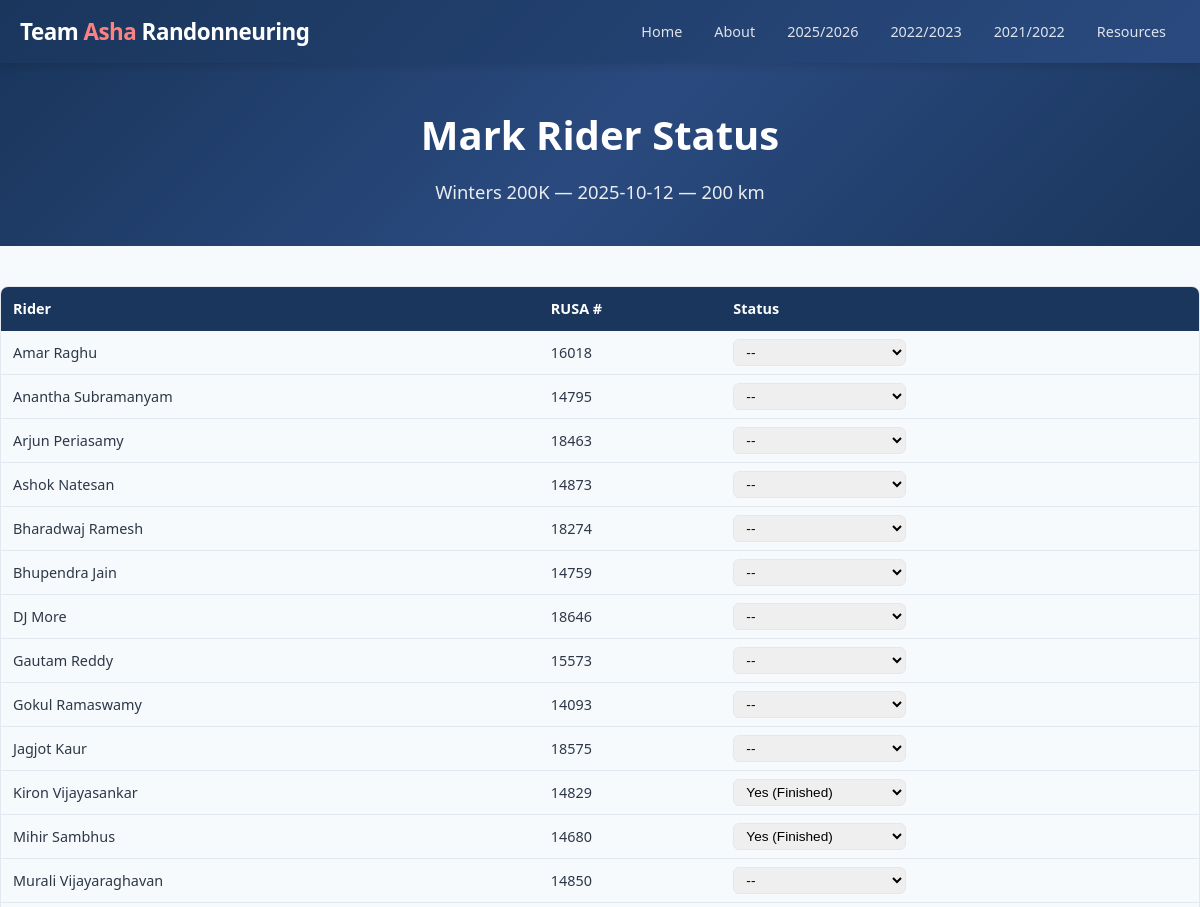
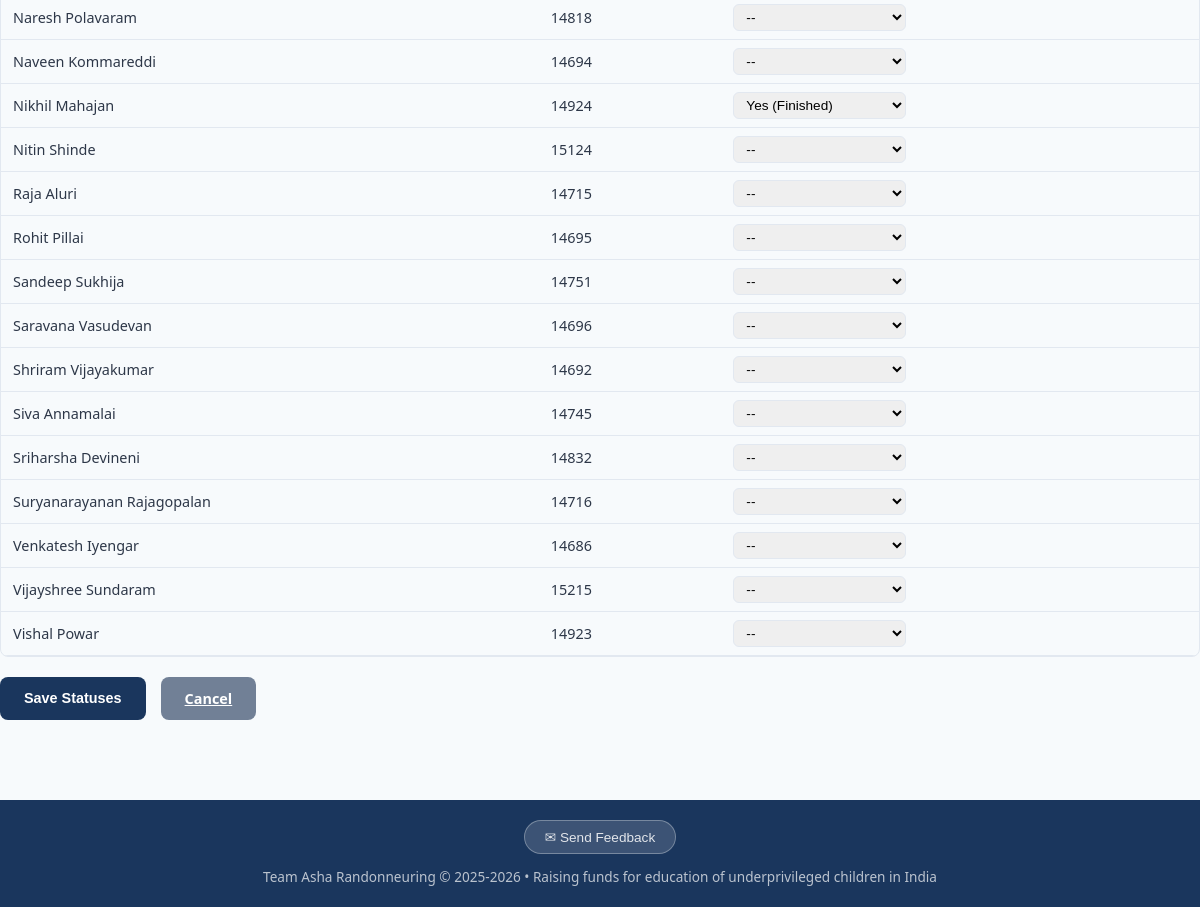
Page /admin/rides/1/status (signed in) on the committed database (2 pictures, top to bottom).
### tables this page shows
CREATE TABLE season (
        id INTEGER PRIMARY KEY AUTOINCREMENT,
        name TEXT UNIQUE NOT NULL,
        start_date DATE,
        end_date DATE,
        is_current BOOLEAN DEFAULT 0
    );

CREATE TABLE ride (
        id INTEGER PRIMARY KEY AUTOINCREMENT,
        season_id INTEGER NOT NULL REFERENCES season(id),
        club_id INTEGER REFERENCES club(id),
        name TEXT NOT NULL,
        ride_type TEXT,  -- 'ACP brevet', 'RUSA populaire', 'ACP flèche', 'permanent'
        date DATE NOT NULL,
        distance_km INTEGER NOT NULL,
        elevation_ft INTEGER,
        distance_miles REAL,
        ft_per_mile REAL,
        rwgps_url TEXT,
        rusa_event_id TEXT,
        is_team_ride BOOLEAN DEFAULT 1
    );

CREATE TABLE rider_profile (
        rider_id INTEGER PRIMARY KEY REFERENCES rider(id),
        photo_filename TEXT,
        bio TEXT,
        pbp_2023_registered BOOLEAN DEFAULT 0,
        pbp_2023_status TEXT  -- 'Yes', 'DNF', 'DNS', or NULL
    );

CREATE TABLE rider (
        id INTEGER PRIMARY KEY AUTOINCREMENT,
        rusa_id INTEGER UNIQUE NOT NULL,
        first_name TEXT NOT NULL,
        last_name TEXT NOT NULL
    );

### routes/admin.py (the view, shortened to what this page needs)
@admin_bp.route('/rides/<int:ride_id>/status', methods=['GET', 'POST'])
@login_required
def mark_status(ride_id):
    ride = get_ride_by_id(ride_id)
    if not ride:
        abort(404)
    current = get_current_season()
    riders = get_all_riders()
    matrix = get_participation_matrix(current['id']) if current else {}
    ride_statuses = {}
    for rider_id, rides in matrix.items():
        if ride_id in rides:
            ride_statuses[rider_id] = rides[ride_id]['status']
    return render_template('admin/mark_status.html',
                           ride=ride,
                           riders=riders,
                           ride_statuses=ride_statuses)

### app.py (called while the page is built)
def create_app():
    app = Flask(__name__)
    app.config.from_object(Config)
    db.init_app(app)
    from routes.main import main_bp
    from routes.riders import riders_bp
    from routes.signup import signup_bp
    from routes.admin import admin_bp
    app.register_blueprint(main_bp)
    app.register_blueprint(riders_bp)
    app.register_blueprint(signup_bp, url_prefix='/signup')
    app.register_blueprint(admin_bp, url_prefix='/admin')
    @app.template_filter('commafy')
    def commafy_filter(value):
        try:
            return f"{int(value):,}"
        except (ValueError, TypeError):
            return value
    @app.context_processor
    def inject_helpers():
        from models import get_all_seasons, get_current_season
        return dict(
            seasons=get_all_seasons(),
            current_season=get_current_season(),
        )
    return app

### auth.py (called while the page is built)
def login_required(f):
    @wraps(f)
    def decorated(*args, **kwargs):
        if not session.get('logged_in'):
            return redirect(url_for('admin.login', next=request.path))
        return f(*args, **kwargs)
    return decorated

### db.py (called while the page is built)
def get_db():
    if 'db' not in g:
        g.db = sqlite3.connect(current_app.config['DB_PATH'])
        g.db.row_factory = sqlite3.Row
        g.db.execute("PRAGMA foreign_keys = ON")
    return g.db

### models.py (called while the page is built)
def get_all_seasons():
    return get_db().execute("SELECT * FROM season ORDER BY start_date DESC").fetchall()

def get_current_season():
    return get_db().execute("SELECT * FROM season WHERE is_current = 1").fetchone()

def get_all_riders():
    return get_db().execute("""
        SELECT r.*, rp.photo_filename, rp.bio, rp.pbp_2023_registered, rp.pbp_2023_status
        FROM rider r LEFT JOIN rider_profile rp ON r.id = rp.rider_id
        ORDER BY r.first_name
    """).fetchall()

def get_ride_by_id(ride_id):
    return get_db().execute("""
        SELECT ri.*, c.code as club_code, c.name as club_name
        FROM ride ri LEFT JOIN club c ON ri.club_id = c.id
        WHERE ri.id = ?
    """, (ride_id,)).fetchone()

### templates/admin/mark_status.html (shortened to what this page needs)
{% extends "base.html" %}
{% block content %}
<div class="hero" style="padding:40px 20px;">
<h1>Mark Rider Status</h1>
<p>{{ ride.name }} &mdash; {{ ride.date }} &mdash; {{ ride.distance_km }} km</p>
</div>
<div class="container section">
<form method="post">
<div class="table-wrap">
<table>
<thead>
<tr>
<th>Rider</th>
<th>RUSA #</th>
<th>Status</th>
</tr>
</thead>
<tbody>
{% for r in riders %}
<tr>
<td>{{ r.first_name }} {{ r.last_name }}</td>
<td>{{ r.rusa_id }}</td>
<td>
<select name="status_{{ r.id }}" class="status-select">
<option value="">--</option>
<option value="Yes" {{ 'selected' if ride_statuses.get(r.id) == 'Yes' }}>Yes (Finished)</option>
</select>
</td>
</tr>
{% endfor %}
</tbody>
</table>
</div>
<div style="display:flex;gap:15px;margin-top:20px;">
<button type="submit" class="btn btn-primary">Save Statuses</button>
<a href="{{ url_for('admin.dashboard') }}" class="btn" style="background:var(--text-light);color:#fff;">Cancel</a>
</div>
</form>
</div>
{% endblock %}

### templates/base.html (shortened to what this page needs)
<!DOCTYPE html>
<html lang="en">
<head>
<link rel="stylesheet" href="{{ url_for('static', filename='style.css') }}">
</head>
<body>
<header>
<div class="header-inner">
<div class="logo"><a href="{{ url_for('main.index') }}">Team <span>Asha</span> Randonneuring</a></div>
<nav>
    <a href="{{ url_for('main.index') }}" {% if request.endpoint == 'main.index' %}class="active"{% endif %}>Home</a>
    <a href="{{ url_for('main.about') }}" {% if request.endpoint == 'main.about' %}class="active"{% endif %}>About</a>
    {% for s in seasons %}
    {% set is_active = request.view_args.get('season_name') == s.name and (request.endpoint == 'riders.season_riders' or request.endpoint == 'riders.upcoming_brevets') %}
    {% if s.is_current %}
    <div class="nav-dropdown">
        <a href="{{ url_for('riders.season_riders', season_name=s.name) }}" {% if is_active %}class="active"{% endif %}>{{ s.name[:4] }}/{{ s.name[5:] }}</a>
    </div>
    {% else %}
    <a href="{{ url_for('riders.season_riders', season_name=s.name) }}"
       {% if is_active %}class="active"{% endif %}>
       {{ s.name[:4] }}/{{ s.name[5:] }}
    </a>
    {% endif %}
    {% endfor %}
    <a href="{{ url_for('main.resources') }}" {% if request.endpoint == 'main.resources' %}class="active"{% endif %}>Resources</a>
</nav>
</div>
</header>
{% block content %}{% endblock %}
<footer>
<div class="container">
<div style="margin-bottom:12px;">
<button class="feedback-btn" onclick="document.getElementById('feedback-modal').style.display='flex'">&#x2709; Send Feedback</button>
</div>
Team Asha Randonneuring &copy; 2025-2026 &bull; Raising funds for education of underprivileged children in India
</div>
</footer>
</body>
</html>

### static/style.css (style rules this page uses)
:root { --primary: #1a365d; --accent: #e53e3e; --accent-light: #fc8181; --bg: #f7fafc; --card-bg: #ffffff; --text: #2d3748; --text-light: #718096; --border: #e2e8f0; --success: #38a169; --warning: #d69e2e; --danger: #e53e3e; }
* { margin: 0; padding: 0; box-sizing: border-box; }
body { font-family: 'Segoe UI', system-ui, -apple-system, sans-serif; background: var(--bg); color: var(--text); line-height: 1.6; }
.container { max-width: 1200px; margin: 0 auto; padding: 0 20px; }
header { background: linear-gradient(135deg, var(--primary) 0%, #2a4a7f 100%); color: white; padding: 0; position: sticky; top: 0; z-index: 100; box-shadow: 0 2px 10px rgba(0,0,0,0.15); }
.header-inner { display: flex; align-items: center; justify-content: space-between; padding: 12px 20px; max-width: 1200px; margin: 0 auto; }
.logo { font-size: 1.4rem; font-weight: 700; letter-spacing: -0.5px; }
.logo span { color: var(--accent-light); }
.logo a { color: inherit; text-decoration: none; }
nav { display: flex; gap: 4px; flex-wrap: wrap; }
nav a { color: rgba(255,255,255,0.85); text-decoration: none; padding: 8px 14px; border-radius: 6px; font-size: 0.9rem; font-weight: 500; transition: all 0.2s; }
.hero { background: linear-gradient(135deg, var(--primary) 0%, #2a4a7f 50%, #1a365d 100%); color: white; padding: 60px 20px; text-align: center; }
.hero h1 { font-size: 2.5rem; margin-bottom: 10px; font-weight: 800; }
.hero p { font-size: 1.15rem; opacity: 0.9; max-width: 700px; margin: 0 auto; }
.section { padding: 40px 0; }
table { width: 100%; border-collapse: collapse; font-size: 0.9rem; }
th { background: var(--primary); color: white; padding: 10px 12px; text-align: left; font-weight: 600; white-space: nowrap; position: sticky; top: 0; }
td { padding: 8px 12px; border-bottom: 1px solid var(--border); }
.table-wrap { overflow-x: auto; border-radius: 8px; border: 1px solid var(--border); }
.table-wrap table { margin: 0; }
footer { background: var(--primary); color: rgba(255,255,255,0.7); text-align: center; padding: 20px; margin-top: 40px; font-size: 0.85rem; }
.nav-dropdown { position: relative; display: inline-block; }
.nav-dropdown > a { color: rgba(255,255,255,0.85); text-decoration: none; padding: 8px 14px; border-radius: 6px; font-size: 0.9rem; font-weight: 500; transition: all 0.2s; display: inline-block; }
.nav-dropdown::after { content: ''; position: absolute; top: 100%; left: 0; width: 100%; height: 10px; }
.btn { display: inline-block; padding: 10px 24px; border-radius: 8px; font-weight: 600; font-size: 0.9rem; cursor: pointer; border: none; transition: opacity 0.2s; }
.btn-primary { background: var(--primary); color: white; }
.status-select { padding: 4px 8px; border-radius: 6px; border: 1px solid var(--border); font-size: 0.85rem; }
.feedback-btn { display: inline-block; padding: 8px 20px; background: rgba(255,255,255,0.15); color: rgba(255,255,255,0.85); border: 1px solid rgba(255,255,255,0.3); border-radius: 20px; font-size: 0.85rem; font-weight: 500; cursor: pointer; transition: all 0.2s; }

### rows in the picture
season: name "2025", name "2026"
season: name "2022", name "2023"
season: name "2021", name "2022"
ride: name "Winters 200K", date "2025-10-12", distance_km "200"
rider_profile: first_name "Amar", last_name "Raghu", rusa_id "16018"
rider_profile: first_name "Anantha", last_name "Subramanyam", rusa_id "14795"
rider: first_name "Arjun", last_name "Periasamy", rusa_id "18463"
rider_profile: first_name "Ashok", last_name "Natesan", rusa_id "14873"
rider: first_name "Bharadwaj", last_name "Ramesh", rusa_id "18274"
rider: first_name "Bhupendra", last_name "Jain", rusa_id "14759"
rider: first_name "DJ", last_name "More", rusa_id "18646"
rider: first_name "Gautam", last_name "Reddy", rusa_id "15573"
rider_profile: first_name "Gokul", last_name "Ramaswamy", rusa_id "14093"
rider: first_name "Jagjot", last_name "Kaur", rusa_id "18575"
rider_profile: first_name "Kiron", last_name "Vijayasankar", rusa_id "14829", value "Yes (Finished)"
rider_profile: first_name "Mihir", last_name "Sambhus", rusa_id "14680", value "Yes (Finished)"
rider: first_name "Murali", last_name "Vijayaraghavan", rusa_id "14850"
rider_profile: first_name "Naresh", last_name "Polavaram", rusa_id "14818"
rider_profile: first_name "Naveen", last_name "Kommareddi", rusa_id "14694"
rider_profile: first_name "Nikhil", last_name "Mahajan", rusa_id "14924", value "Yes (Finished)"
rider_profile: first_name "Nitin", last_name "Shinde", rusa_id "15124"
rider_profile: first_name "Raja", last_name "Aluri", rusa_id "14715"
rider_profile: first_name "Rohit", last_name "Pillai", rusa_id "14695"
rider_profile: first_name "Sandeep", last_name "Sukhija", rusa_id "14751"
rider_profile: first_name "Saravana", last_name "Vasudevan", rusa_id "14696"
rider_profile: first_name "Shriram", last_name "Vijayakumar", rusa_id "14692"
rider_profile: first_name "Siva", last_name "Annamalai", rusa_id "14745"
rider_profile: first_name "Sriharsha", last_name "Devineni", rusa_id "14832"
rider_profile: first_name "Suryanarayanan", last_name "Rajagopalan", rusa_id "14716"
rider_profile: first_name "Venkatesh", last_name "Iyengar", rusa_id "14686"
rider_profile: first_name "Vijayshree", last_name "Sundaram", rusa_id "15215"
rider_profile: first_name "Vishal", last_name "Powar", rusa_id "14923"
